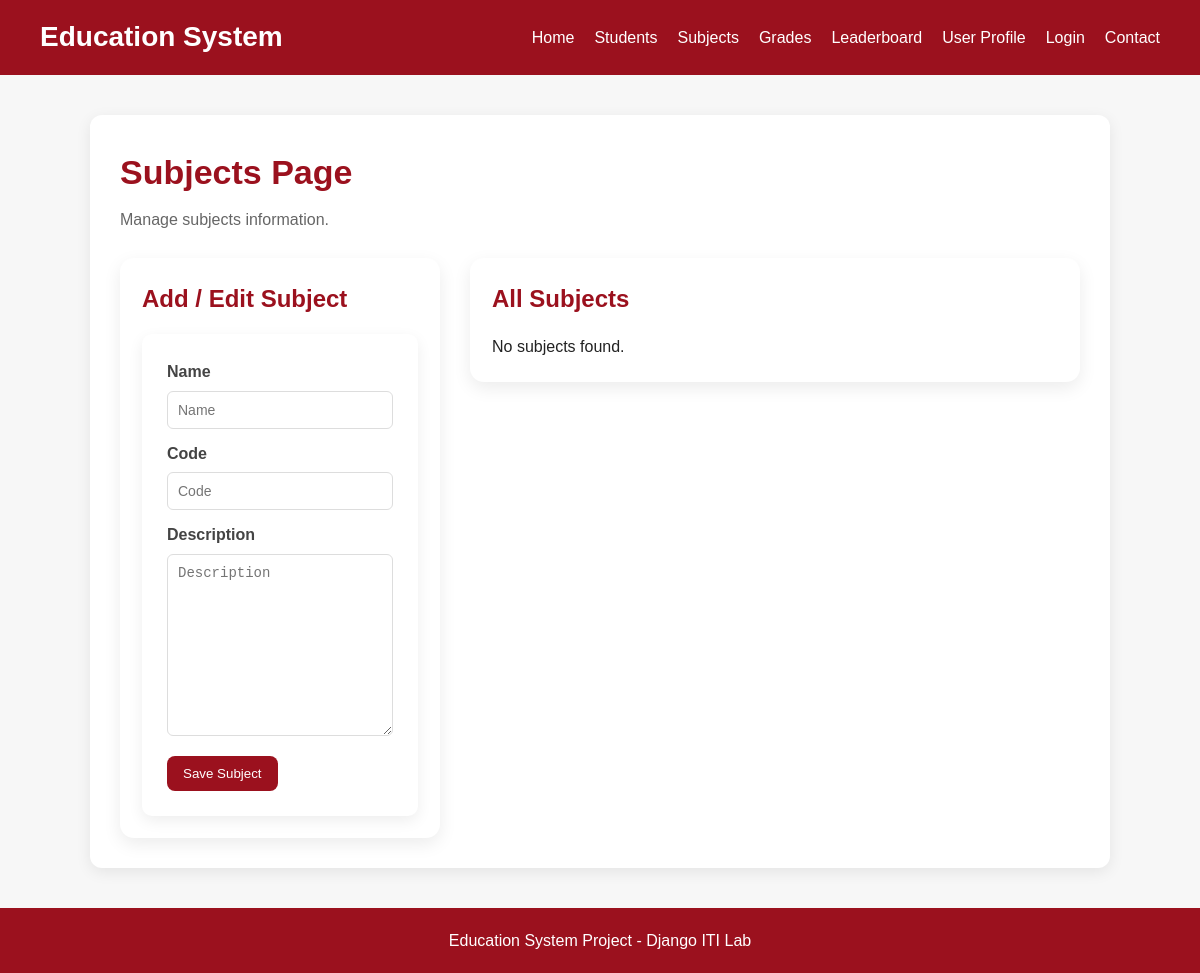
Before: /subjects/ with the older database file.
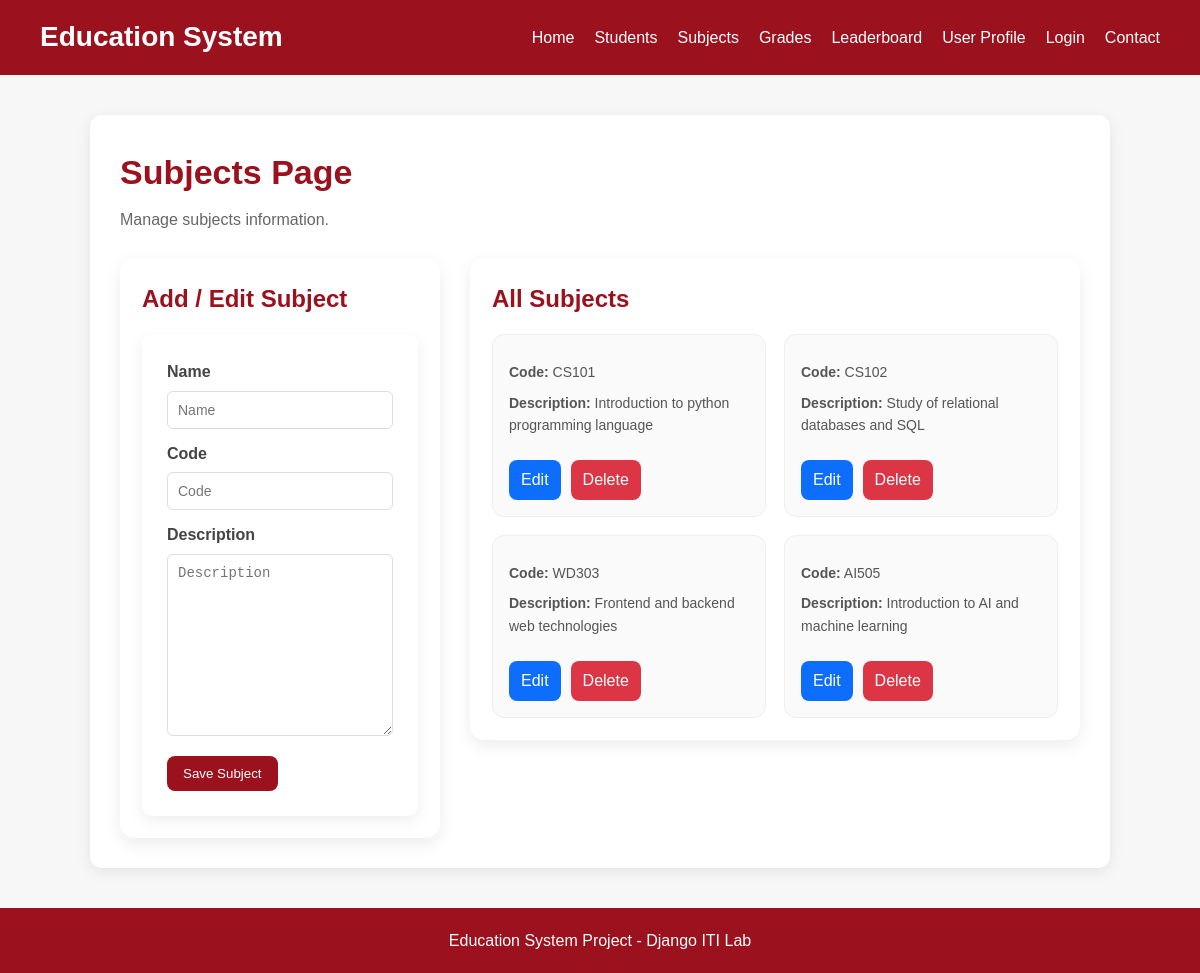
After: the same page with the newer database file.
### core/models.py (models this page shows, shortened)
class Subject(models.Model):
    name = models.CharField(max_length=100)
    code = models.CharField(max_length=20)
    description = models.TextField()
    slug = models.SlugField( unique=True, blank=True, null=True)

### core/views.py (the view)
# urls.py: path('subjects/', subject_list_create, name='subject-list-create'),
def subjects(request):
    if request.method =='POST':
        form = SubjectForm(request.POST)
        if form.is_valid():
            form.save()
            return redirect('subjects')
    else:
        form = SubjectForm()
    subjects = Subject.objects.all()
    context = {'subjects': subjects,
            'form': form,}
    return render(request, 'subject.html' ,context)

### core/forms.py
class SubjectForm(forms.ModelForm):
        class Meta:
            model = Subject
            fields = ['name', 'code', 'description']

### core/templates/subject.html (shortened to what this page needs)
{% extends 'base.html' %}
{% load bootstrap4 %}
{% block content %}
<div class="page-header">
    <h1>Subjects Page</h1>
    <p>Manage subjects information.</p>
</div>
<div class="section-layout">
    <div class="form-card">
        <h2>Add / Edit Subject</h2>
        <form method="POST">
            {% bootstrap_form form %}
            <button type="submit" class="main-btn">Save Subject</button>
        </form>
    </div>
    <div class="list-card">
        <h2>All Subjects</h2>
        {% if subjects %}
            <div class="card-grid">
                {% for subject in subjects %}
                    <div class="item-card">
                        <div class="item-content">
                            <p><strong>Code:</strong> {{ subject.code }}</p>
                            <p><strong>Description:</strong> {{ subject.description }}</p>
                        </div>
                        <div class="item-actions">
                            <a href="{% url 'edit_subject' subject.slug %}" class="edit-btn">Edit</a>
                            <a href="{% url 'delete_subject' subject.slug %}" class="delete-btn">Delete</a>
                        </div>
                    </div>
                {% endfor %}
            </div>
        {% else %}
            <p>No subjects found.</p>
        {% endif %}
    </div>
</div>
{% endblock %}

Changed rows visible on the page:
added Subject: code "CS101", description "Introduction to python programming language"
added Subject: code "CS102", description "Study of relational databases and SQL"
added Subject: code "WD303", description "Frontend and backend web technologies"
added Subject: code "AI505", description "Introduction to AI and machine learning"
Other visible differences:
text no longer shown: "No subjects found."
